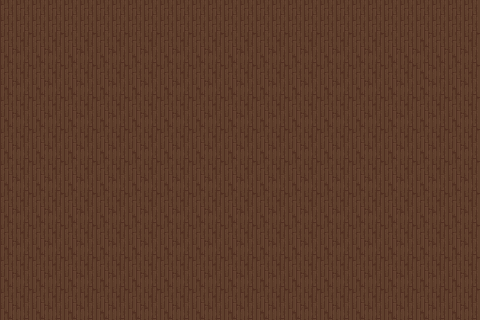

A level layout from a 2D game, rendered from its tile map. Below: a short description, then the map file with its tile-grid data intact:
An orthogonal 30x20 tile map with 16x16 px tiles, 4 tile layers (Back, Buildings, Paths, Front).

<map version="1.10" tiledversion="1.12.2" orientation="orthogonal" renderorder="right-down" compressionlevel="0" width="30" height="20" tilewidth="16" tileheight="16" infinite="0" nextlayerid="10" nextobjectid="22">
 <tileset firstgid="1" name="1" tilewidth="16" tileheight="16" tilecount="180" columns="12">
  <image source="z_FacultyTower_HitMe_Hogwarts.png" width="192" height="240" />
 </tileset>
 <layer id="1" name="Back" width="30" height="20">
  <data encoding="csv">
19,20,19,20,19,20,19,20,19,20,19,20,19,20,19,20,19,20,19,20,19,20,19,20,19,19,20,19,20,19,
31,32,31,32,31,32,31,32,31,32,31,32,31,32,31,32,31,32,31,32,31,32,31,32,31,31,32,31,32,31,
19,20,19,20,19,20,19,20,19,20,19,20,19,20,19,20,19,20,19,20,19,20,19,20,19,19,31,19,19,20,
31,32,31,32,31,32,31,32,31,32,31,32,31,32,31,32,31,32,31,32,31,32,31,32,31,31,32,31,31,32,
19,20,19,20,19,20,19,20,19,20,19,20,19,20,19,20,19,20,19,20,19,20,19,20,19,20,31,32,19,20,
31,32,31,32,31,32,31,32,31,32,31,32,31,32,31,32,31,32,31,32,31,32,31,32,31,32,31,32,31,32,
19,20,19,20,19,20,19,20,19,20,19,20,19,20,19,20,19,20,19,20,19,20,19,20,19,20,19,20,19,20,
31,32,31,32,31,32,31,32,31,32,31,32,31,32,31,32,31,32,31,32,31,32,31,32,31,32,31,32,31,32,
19,20,19,20,19,20,19,20,19,20,19,20,19,20,19,20,19,20,19,20,19,20,19,20,19,20,19,20,19,20,
31,32,31,32,31,32,31,32,31,32,31,32,31,32,31,32,31,32,31,32,31,32,31,32,31,32,31,32,31,32,
19,20,19,20,19,20,19,20,19,20,19,20,19,20,19,20,19,20,19,20,19,20,19,20,19,20,19,20,19,20,
31,32,31,32,31,32,31,32,31,32,31,32,31,32,31,32,31,32,31,32,31,32,31,32,31,32,31,32,31,32,
19,20,19,20,19,20,19,20,19,20,19,20,19,20,19,20,19,20,19,20,19,20,19,20,19,20,19,20,19,20,
31,32,31,32,31,32,31,32,31,32,31,32,31,32,31,32,31,32,31,32,31,32,31,32,31,32,31,32,31,32,
19,20,19,20,19,20,19,20,19,20,19,20,19,20,19,20,19,20,19,20,19,20,19,20,19,20,19,20,19,20,
31,32,31,32,31,32,31,32,31,32,31,32,31,32,31,32,31,32,31,32,31,32,31,32,31,32,31,32,31,32,
19,20,19,20,19,20,19,20,19,20,19,20,19,20,19,20,19,20,19,20,19,20,19,20,19,20,19,20,19,20,
31,32,31,32,31,32,31,32,31,32,31,32,31,32,31,32,31,32,31,32,31,32,31,32,31,32,31,32,31,32,
19,20,19,20,19,20,19,20,19,20,19,20,19,20,19,20,19,20,19,20,19,20,19,20,19,20,19,20,19,20,
31,32,31,32,31,32,31,32,31,32,31,32,31,32,31,32,31,32,31,32,31,32,31,32,31,32,31,32,31,32
</data>
 </layer>
 <layer id="6" name="Buildings" width="30" height="20">
  <data encoding="csv">
19,19,19,19,19,19,19,19,19,19,19,19,19,19,19,19,19,19,19,19,19,19,19,19,19,19,19,19,19,19,
19,19,19,19,19,19,19,19,19,19,19,19,19,19,19,19,19,19,19,19,19,19,19,19,19,19,19,19,19,19,
0,0,0,0,0,0,0,0,0,0,0,0,0,0,0,0,0,0,0,0,0,0,0,0,0,0,0,0,0,0,
0,0,0,0,0,0,0,0,0,0,0,0,0,0,0,0,0,0,0,0,0,0,0,0,0,0,0,0,0,0,
0,0,0,0,0,0,0,0,0,0,0,0,0,0,0,0,0,0,0,0,0,0,0,0,0,0,0,0,0,0,
0,0,0,0,0,0,0,0,0,0,0,0,0,0,0,0,0,0,0,0,0,0,0,0,0,0,0,0,0,0,
0,0,0,0,0,0,0,0,0,0,0,0,0,0,0,0,0,0,0,0,0,0,0,0,0,0,0,0,0,0,
0,0,0,0,0,0,0,0,0,0,0,0,0,0,0,0,0,0,0,0,0,0,0,0,0,0,0,0,0,0,
0,0,0,0,0,0,0,0,0,0,0,0,0,0,0,0,0,0,0,0,0,0,0,0,0,0,0,0,0,0,
0,0,0,0,0,0,0,0,0,0,0,0,0,0,0,0,0,0,0,0,0,0,0,0,0,0,0,0,0,0,
0,0,0,0,0,0,0,0,0,0,0,0,0,0,0,0,0,0,0,0,0,0,0,0,0,0,0,0,0,0,
0,0,0,0,0,0,0,0,0,0,0,0,0,0,0,0,0,0,0,0,0,0,0,0,0,0,0,0,0,0,
0,0,0,0,0,0,0,0,0,0,0,0,0,0,0,0,0,0,0,0,0,0,0,0,0,0,0,0,0,0,
0,0,0,0,0,0,0,0,0,0,0,0,0,0,0,0,0,0,0,0,0,0,0,0,0,0,0,0,0,0,
0,0,0,0,0,0,0,0,0,0,0,0,0,0,0,0,0,0,0,0,0,0,0,0,0,0,0,0,0,0,
0,0,0,0,0,0,0,0,0,0,0,0,0,0,0,0,0,0,0,0,0,0,0,0,0,0,0,0,0,0,
0,0,0,0,0,0,0,0,0,0,0,0,0,0,0,0,0,0,0,0,0,0,0,0,0,0,0,0,0,0,
0,0,0,0,0,0,0,0,0,0,0,0,0,0,0,0,0,0,0,0,0,0,0,0,0,0,0,0,0,0,
0,0,0,0,0,0,0,0,0,0,0,0,0,0,0,0,0,0,0,0,0,0,0,0,0,0,0,0,0,0,
0,0,0,0,0,0,0,0,0,0,0,0,0,0,0,0,0,0,0,0,0,0,0,0,0,0,0,0,0,0
</data>
 </layer>
 <layer id="8" name="Paths" width="30" height="20">
  <data encoding="csv">
0,0,0,0,0,0,0,0,0,0,0,0,0,0,0,0,0,0,0,0,0,0,0,0,0,0,0,0,0,0,
0,0,0,0,0,0,0,0,0,0,0,0,0,0,0,0,0,0,0,0,0,0,0,0,0,0,0,0,0,0,
0,0,0,0,0,0,0,0,0,0,0,0,0,0,0,0,0,0,0,0,0,0,0,0,0,0,0,0,0,0,
0,0,0,0,0,0,0,0,0,0,0,0,0,0,0,0,0,0,0,0,0,0,0,0,0,0,0,0,0,0,
0,0,0,0,0,0,0,0,0,0,0,0,0,0,0,0,0,0,0,0,0,0,0,0,0,0,0,0,0,0,
0,0,0,0,0,0,0,0,0,0,0,0,0,0,0,0,0,0,0,0,0,0,0,0,0,0,0,0,0,0,
0,0,0,0,0,0,0,0,0,0,0,0,0,0,0,0,0,0,0,0,0,0,0,0,0,0,0,0,0,0,
0,0,0,0,0,0,0,0,0,0,0,0,0,0,0,0,0,0,0,0,0,0,0,0,0,0,0,0,0,0,
0,0,0,0,0,0,0,0,0,0,0,0,0,0,0,0,0,0,0,0,0,0,0,0,0,0,0,0,0,0,
0,0,0,0,0,0,0,0,0,0,0,0,0,0,0,0,0,0,0,0,0,0,0,0,0,0,0,0,0,0,
0,0,0,0,0,0,0,0,0,0,0,0,0,0,0,0,0,0,0,0,0,0,0,0,0,0,0,0,0,0,
0,0,0,0,0,0,0,0,0,0,0,0,0,0,0,0,0,0,0,0,0,0,0,0,0,0,0,0,0,0,
0,0,0,0,0,0,0,0,0,0,0,0,0,0,0,0,0,0,0,0,0,0,0,0,0,0,0,0,0,0,
0,0,0,0,0,0,0,0,0,0,0,0,0,0,0,0,0,0,0,0,0,0,0,0,0,0,0,0,0,0,
0,0,0,0,0,0,0,0,0,0,0,0,0,0,0,0,0,0,0,0,0,0,0,0,0,0,0,0,0,0,
0,0,0,0,0,0,0,0,0,0,0,0,0,0,0,0,0,0,0,0,0,0,0,0,0,0,0,0,0,0,
0,0,0,0,0,0,0,0,0,0,0,0,0,0,0,0,0,0,0,0,0,0,0,0,0,0,0,0,0,0,
0,0,0,0,0,0,0,0,0,0,0,0,0,0,0,0,0,0,0,0,0,0,0,0,0,0,0,0,0,0,
0,0,0,0,0,0,0,0,0,0,0,0,0,0,0,0,0,0,0,0,0,0,0,0,0,0,0,0,0,0,
0,0,0,0,0,0,0,0,0,0,0,0,0,0,0,0,0,0,0,0,0,0,0,0,0,0,0,0,0,0
</data>
 </layer>
 <layer id="9" name="Front" width="30" height="20">
  <data encoding="csv">
0,0,0,0,0,0,0,0,0,0,0,0,0,0,0,0,0,0,0,0,0,0,0,0,0,0,0,0,0,0,
0,0,0,0,0,0,0,0,0,0,0,0,0,0,0,0,0,0,0,0,0,0,0,0,0,0,0,0,0,0,
0,0,0,0,0,0,0,0,0,0,0,0,0,0,0,0,0,0,0,0,0,0,0,0,0,0,0,0,0,0,
0,0,0,0,0,0,0,0,0,0,0,0,0,0,0,0,0,0,0,0,0,0,0,0,0,0,0,0,0,0,
0,0,0,0,0,0,0,0,0,0,0,0,0,0,0,0,0,0,0,0,0,0,0,0,0,0,0,0,0,0,
0,0,0,0,0,0,0,0,0,0,0,0,0,0,0,0,0,0,0,0,0,0,0,0,0,0,0,0,0,0,
0,0,0,0,0,0,0,0,0,0,0,0,0,0,0,0,0,0,0,0,0,0,0,0,0,0,0,0,0,0,
0,0,0,0,0,0,0,0,0,0,0,0,0,0,0,0,0,0,0,0,0,0,0,0,0,0,0,0,0,0,
0,0,0,0,0,0,0,0,0,0,0,0,0,0,0,0,0,0,0,0,0,0,0,0,0,0,0,0,0,0,
0,0,0,0,0,0,0,0,0,0,0,0,0,0,0,0,0,0,0,0,0,0,0,0,0,0,0,0,0,0,
0,0,0,0,0,0,0,0,0,0,0,0,0,0,0,0,0,0,0,0,0,0,0,0,0,0,0,0,0,0,
0,0,0,0,0,0,0,0,0,0,0,0,0,0,0,0,0,0,0,0,0,0,0,0,0,0,0,0,0,0,
0,0,0,0,0,0,0,0,0,0,0,0,0,0,0,0,0,0,0,0,0,0,0,0,0,0,0,0,0,0,
0,0,0,0,0,0,0,0,0,0,0,0,0,0,0,0,0,0,0,0,0,0,0,0,0,0,0,0,0,0,
0,0,0,0,0,0,0,0,0,0,0,0,0,0,0,0,0,0,0,0,0,0,0,0,0,0,0,0,0,0,
0,0,0,0,0,0,0,0,0,0,0,0,0,0,0,0,0,0,0,0,0,0,0,0,0,0,0,0,0,0,
0,0,0,0,0,0,0,0,0,0,0,0,0,0,0,0,0,0,0,0,0,0,0,0,0,0,0,0,0,0,
0,0,0,0,0,0,0,0,0,0,0,0,0,0,0,0,0,0,0,0,0,0,0,0,0,0,0,0,0,0,
0,0,0,0,0,0,0,0,0,0,0,0,0,0,0,0,0,0,0,0,0,0,0,0,0,0,0,0,0,0,
0,0,0,0,0,0,0,0,0,0,0,0,0,0,0,0,0,0,0,0,0,0,0,0,0,0,0,0,0,0
</data>
 </layer>
 <objectgroup id="2" name="Back" />
 <objectgroup id="3" name="Buildings" />
 <objectgroup id="4" name="Paths" />
 <objectgroup id="5" name="Front" />
</map>
